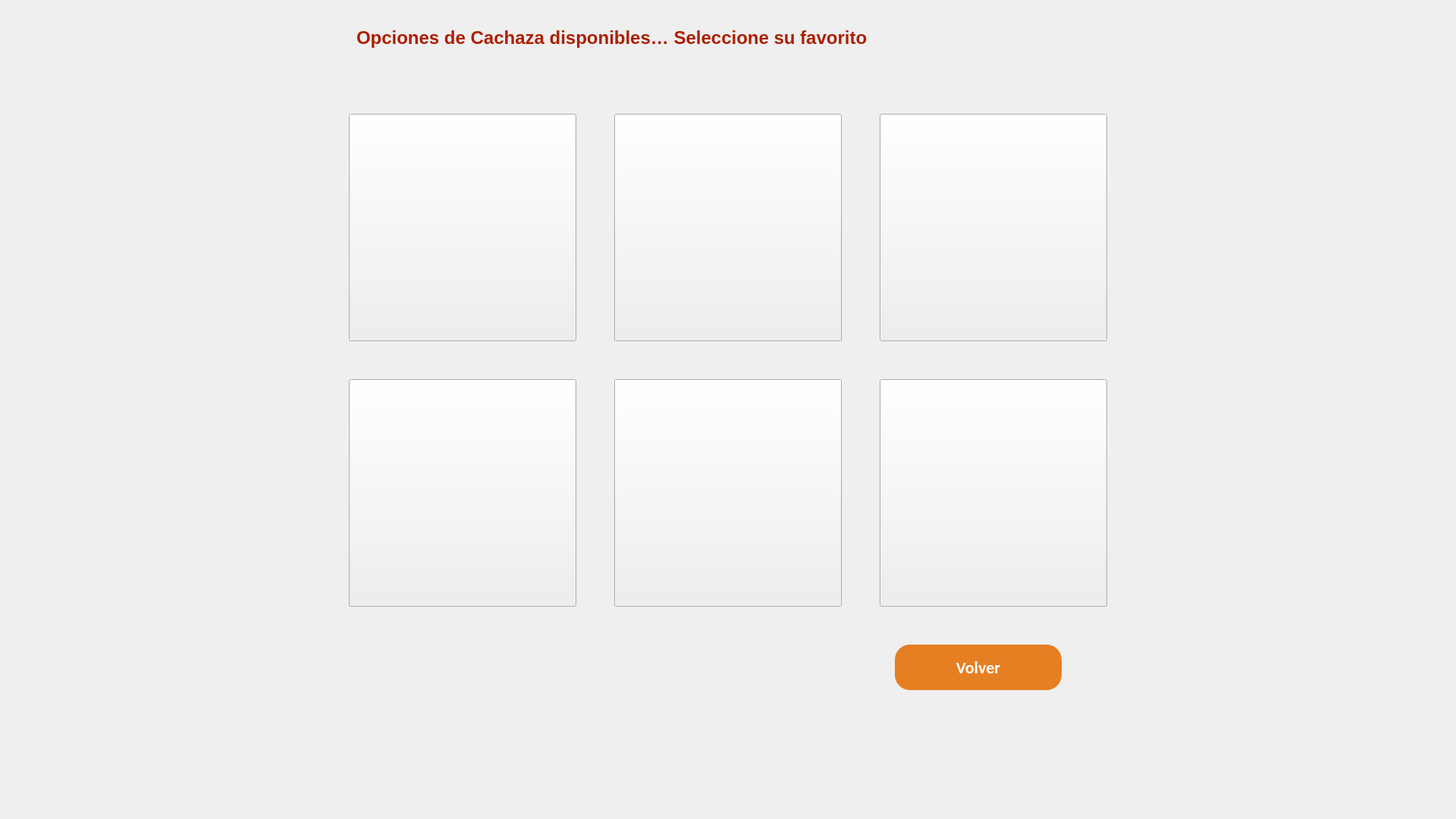
<?xml version="1.0" encoding="UTF-8"?>
<ui version="4.0">
 <class>ventanaRon</class>
 <widget class="QMainWindow" name="ventanaRon">
  <property name="geometry">
   <rect>
    <x>0</x>
    <y>0</y>
    <width>1920</width>
    <height>1080</height>
   </rect>
  </property>
  <property name="windowTitle">
   <string>MainWindow</string>
  </property>
  <property name="styleSheet">
   <string notr="true">QWidget {
    background: qlineargradient(
        spread:pad, x1:0, y1:0, x2:1, y2:0,
        stop:0 rgba(255, 220, 150, 255), /* Color claro, hacia la izquierda */
        stop:1 rgba(230, 134, 60, 255)  /* Color naranja oscuro, hacia la derecha */
    );

}</string>
  </property>
  <widget class="QWidget" name="centralwidget">
   <widget class="QLabel" name="rTitulo">
    <property name="geometry">
     <rect>
      <x>470</x>
      <y>10</y>
      <width>900</width>
      <height>80</height>
     </rect>
    </property>
    <property name="styleSheet">
     <string notr="true">QLabel {
    font-family: &quot;Calibri&quot;;         /* Fuente Calibri */
    font-size: 18pt;                /* Tamaño de 20pt */
    color: #AC1F01;                 /* Color rojo oscuro especificado */
    font-weight: bold;            /* Normal, ajusta a bold si necesitas */
    text-align: left;               /* Alineación izquierda, cámbialo a center si es necesario */
	background: none;

}
</string>
    </property>
    <property name="text">
     <string>Opciones de Cachaza disponibles… Seleccione su favorito</string>
    </property>
   </widget>
   <widget class="QPushButton" name="rBoton">
    <property name="geometry">
     <rect>
      <x>1180</x>
      <y>850</y>
      <width>220</width>
      <height>60</height>
     </rect>
    </property>
    <property name="sizePolicy">
     <sizepolicy hsizetype="Expanding" vsizetype="Expanding">
      <horstretch>0</horstretch>
      <verstretch>0</verstretch>
     </sizepolicy>
    </property>
    <property name="styleSheet">
     <string notr="true">QPushButton {
    background-color: #e67e22;
    color: white;                /* Texto blanco */
    font-family: Calibri;         /* Fuente Calibri */
    font-size: 22px;              /* Tamaño de la fuente */
    font-weight: bold;  
    border-radius: 20px;          /* Bordes redondeados */
    padding: 10px 20px;           /* Espaciado interno para agrandar el botón */
}

QPushButton:hover {
   background-color: #d35400;     /* Color de fondo al pasar el mouse */
}</string>
    </property>
    <property name="text">
     <string>Volver</string>
    </property>
   </widget>
   <widget class="QPushButton" name="rTropicalPunch">
    <property name="geometry">
     <rect>
      <x>1160</x>
      <y>150</y>
      <width>300</width>
      <height>300</height>
     </rect>
    </property>
    <property name="styleSheet">
     <string notr="true">border-image: url(:/ bebidasRon/tropicalPunch.png);
background: none;</string>
    </property>
    <property name="text">
     <string/>
    </property>
   </widget>
   <widget class="QPushButton" name="rRonPunch">
    <property name="geometry">
     <rect>
      <x>460</x>
      <y>500</y>
      <width>300</width>
      <height>300</height>
     </rect>
    </property>
    <property name="styleSheet">
     <string notr="true">border-image: url(:/ bebidasRon/ronPunch.png);
background: none;</string>
    </property>
    <property name="text">
     <string/>
    </property>
   </widget>
   <widget class="QPushButton" name="rPinaColada">
    <property name="geometry">
     <rect>
      <x>460</x>
      <y>150</y>
      <width>300</width>
      <height>300</height>
     </rect>
    </property>
    <property name="styleSheet">
     <string notr="true">border-image: url(:/ bebidasRon/pinaColada.png);
background: none;</string>
    </property>
    <property name="text">
     <string/>
    </property>
   </widget>
   <widget class="QPushButton" name="rCubaLibre">
    <property name="geometry">
     <rect>
      <x>810</x>
      <y>150</y>
      <width>300</width>
      <height>300</height>
     </rect>
    </property>
    <property name="styleSheet">
     <string notr="true">border-image: url(:/ bebidasRon/cubaLibre.png);
background: none;</string>
    </property>
    <property name="text">
     <string/>
    </property>
   </widget>
   <widget class="QPushButton" name="rRonTonic">
    <property name="geometry">
     <rect>
      <x>810</x>
      <y>500</y>
      <width>300</width>
      <height>300</height>
     </rect>
    </property>
    <property name="styleSheet">
     <string notr="true">border-image: url(:/ bebidasRon/ronTonicTropical.png);
background: none;</string>
    </property>
    <property name="text">
     <string/>
    </property>
   </widget>
   <widget class="QPushButton" name="rTropicalCubaLibre">
    <property name="geometry">
     <rect>
      <x>1160</x>
      <y>500</y>
      <width>300</width>
      <height>300</height>
     </rect>
    </property>
    <property name="styleSheet">
     <string notr="true">border-image: url(:/ bebidasRon/tropicalCubaLibre.png);
background: none;</string>
    </property>
    <property name="text">
     <string/>
    </property>
   </widget>
   <zorder>rCubaLibre</zorder>
   <zorder>rTitulo</zorder>
   <zorder>rBoton</zorder>
   <zorder>rTropicalPunch</zorder>
   <zorder>rRonPunch</zorder>
   <zorder>rPinaColada</zorder>
   <zorder>rRonTonic</zorder>
   <zorder>rTropicalCubaLibre</zorder>
  </widget>
 </widget>
 <resources>
  <include location="../Bebidas/bebidasRon/bebidasRon.qrc"/>
 </resources>
 <connections/>
</ui>
